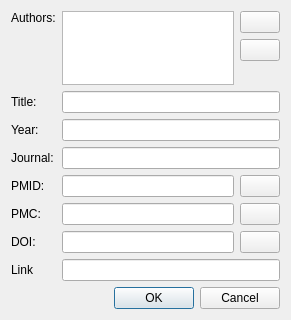
<?xml version="1.0" encoding="UTF-8"?>
<ui version="4.0">
 <class>ReferenceEditDialog</class>
 <widget class="QDialog" name="ReferenceEditDialog">
  <property name="geometry">
   <rect>
    <x>0</x>
    <y>0</y>
    <width>291</width>
    <height>320</height>
   </rect>
  </property>
  <property name="windowTitle">
   <string>Edit Reference</string>
  </property>
  <layout class="QVBoxLayout" name="verticalLayout_2">
   <item>
    <layout class="QGridLayout" name="gridLayout">
     <item row="0" column="0">
      <widget class="QLabel" name="label_authors">
       <property name="text">
        <string>Authors:</string>
       </property>
       <property name="alignment">
        <set>Qt::AlignLeading|Qt::AlignLeft|Qt::AlignTop</set>
       </property>
      </widget>
     </item>
     <item row="0" column="1">
      <widget class="ElementTableView" name="authorTableView">
       <property name="editTriggers">
        <set>QAbstractItemView::NoEditTriggers</set>
       </property>
       <attribute name="horizontalHeaderStretchLastSection">
        <bool>true</bool>
       </attribute>
       <attribute name="verticalHeaderVisible">
        <bool>false</bool>
       </attribute>
      </widget>
     </item>
     <item row="0" column="2">
      <layout class="QVBoxLayout" name="verticalLayout">
       <item>
        <widget class="QPushButton" name="addAuthorButton">
         <property name="text">
          <string/>
         </property>
         <property name="icon">
          <iconset resource="../../icons/icons.qrc">
           <normaloff>:/add_icon</normaloff>:/add_icon</iconset>
         </property>
        </widget>
       </item>
       <item>
        <widget class="QPushButton" name="removeAuthorButton">
         <property name="text">
          <string/>
         </property>
         <property name="icon">
          <iconset resource="../../icons/icons.qrc">
           <normaloff>:/remove_icon</normaloff>:/remove_icon</iconset>
         </property>
        </widget>
       </item>
       <item>
        <spacer name="verticalSpacer">
         <property name="orientation">
          <enum>Qt::Vertical</enum>
         </property>
         <property name="sizeHint" stdset="0">
          <size>
           <width>20</width>
           <height>40</height>
          </size>
         </property>
        </spacer>
       </item>
      </layout>
     </item>
     <item row="1" column="0">
      <widget class="QLabel" name="label_title">
       <property name="text">
        <string>Title:</string>
       </property>
      </widget>
     </item>
     <item row="1" column="1" colspan="2">
      <widget class="QLineEdit" name="titleInput"/>
     </item>
     <item row="2" column="0">
      <widget class="QLabel" name="label_year">
       <property name="text">
        <string>Year:</string>
       </property>
      </widget>
     </item>
     <item row="2" column="1" colspan="2">
      <widget class="QLineEdit" name="yearInput"/>
     </item>
     <item row="3" column="0">
      <widget class="QLabel" name="label_journal">
       <property name="text">
        <string>Journal:</string>
       </property>
      </widget>
     </item>
     <item row="3" column="1" colspan="2">
      <widget class="QLineEdit" name="journalInput"/>
     </item>
     <item row="4" column="0">
      <widget class="QLabel" name="label_pmid">
       <property name="text">
        <string>PMID:</string>
       </property>
      </widget>
     </item>
     <item row="4" column="1" colspan="2">
      <layout class="QHBoxLayout" name="horizontalLayout">
       <item>
        <widget class="QLineEdit" name="pmidInput"/>
       </item>
       <item>
        <widget class="QPushButton" name="searchPubmedButton">
         <property name="text">
          <string/>
         </property>
         <property name="icon">
          <iconset resource="../../icons/icons.qrc">
           <normaloff>:/search_icon</normaloff>:/search_icon</iconset>
         </property>
        </widget>
       </item>
      </layout>
     </item>
     <item row="5" column="0">
      <widget class="QLabel" name="label_pmc">
       <property name="text">
        <string>PMC:</string>
       </property>
      </widget>
     </item>
     <item row="5" column="1" colspan="2">
      <layout class="QHBoxLayout" name="horizontalLayout_2">
       <item>
        <widget class="QLineEdit" name="pmcInput"/>
       </item>
       <item>
        <widget class="QPushButton" name="searchPMCButton">
         <property name="text">
          <string/>
         </property>
         <property name="icon">
          <iconset resource="../../icons/icons.qrc">
           <normaloff>:/search_icon</normaloff>:/search_icon</iconset>
         </property>
        </widget>
       </item>
      </layout>
     </item>
     <item row="6" column="0">
      <widget class="QLabel" name="label_doi">
       <property name="text">
        <string>DOI:</string>
       </property>
      </widget>
     </item>
     <item row="6" column="1" colspan="2">
      <layout class="QHBoxLayout" name="horizontalLayout_3">
       <item>
        <widget class="QLineEdit" name="doiInput"/>
       </item>
       <item>
        <widget class="QPushButton" name="searchDOIButton">
         <property name="text">
          <string/>
         </property>
         <property name="icon">
          <iconset resource="../../icons/icons.qrc">
           <normaloff>:/search_icon</normaloff>:/search_icon</iconset>
         </property>
        </widget>
       </item>
      </layout>
     </item>
     <item row="7" column="0">
      <widget class="QLabel" name="label_link">
       <property name="text">
        <string>Link</string>
       </property>
      </widget>
     </item>
     <item row="7" column="1" colspan="2">
      <widget class="QLineEdit" name="linkInput"/>
     </item>
    </layout>
   </item>
   <item>
    <widget class="QDialogButtonBox" name="buttonBox">
     <property name="orientation">
      <enum>Qt::Horizontal</enum>
     </property>
     <property name="standardButtons">
      <set>QDialogButtonBox::Cancel|QDialogButtonBox::Ok</set>
     </property>
    </widget>
   </item>
  </layout>
 </widget>
 <customwidgets>
  <customwidget>
   <class>ElementTableView</class>
   <extends>QTableView</extends>
   <header>GEMEditor.widgets.views</header>
  </customwidget>
 </customwidgets>
 <tabstops>
  <tabstop>authorTableView</tabstop>
  <tabstop>yearInput</tabstop>
  <tabstop>journalInput</tabstop>
  <tabstop>pmidInput</tabstop>
  <tabstop>searchPubmedButton</tabstop>
  <tabstop>pmcInput</tabstop>
  <tabstop>searchPMCButton</tabstop>
  <tabstop>doiInput</tabstop>
  <tabstop>linkInput</tabstop>
  <tabstop>addAuthorButton</tabstop>
  <tabstop>removeAuthorButton</tabstop>
 </tabstops>
 <resources>
  <include location="../../icons/icons.qrc"/>
 </resources>
 <connections>
  <connection>
   <sender>buttonBox</sender>
   <signal>accepted()</signal>
   <receiver>ReferenceEditDialog</receiver>
   <slot>accept()</slot>
   <hints>
    <hint type="sourcelabel">
     <x>252</x>
     <y>307</y>
    </hint>
    <hint type="destinationlabel">
     <x>157</x>
     <y>274</y>
    </hint>
   </hints>
  </connection>
  <connection>
   <sender>buttonBox</sender>
   <signal>rejected()</signal>
   <receiver>ReferenceEditDialog</receiver>
   <slot>reject()</slot>
   <hints>
    <hint type="sourcelabel">
     <x>252</x>
     <y>307</y>
    </hint>
    <hint type="destinationlabel">
     <x>261</x>
     <y>274</y>
    </hint>
   </hints>
  </connection>
  <connection>
   <sender>titleInput</sender>
   <signal>textEdited(QString)</signal>
   <receiver>ReferenceEditDialog</receiver>
   <slot>activateButton()</slot>
   <hints>
    <hint type="sourcelabel">
     <x>251</x>
     <y>106</y>
    </hint>
    <hint type="destinationlabel">
     <x>261</x>
     <y>117</y>
    </hint>
   </hints>
  </connection>
  <connection>
   <sender>yearInput</sender>
   <signal>textEdited(QString)</signal>
   <receiver>ReferenceEditDialog</receiver>
   <slot>activateButton()</slot>
   <hints>
    <hint type="sourcelabel">
     <x>251</x>
     <y>132</y>
    </hint>
    <hint type="destinationlabel">
     <x>261</x>
     <y>145</y>
    </hint>
   </hints>
  </connection>
  <connection>
   <sender>journalInput</sender>
   <signal>textEdited(QString)</signal>
   <receiver>ReferenceEditDialog</receiver>
   <slot>activateButton()</slot>
   <hints>
    <hint type="sourcelabel">
     <x>251</x>
     <y>158</y>
    </hint>
    <hint type="destinationlabel">
     <x>261</x>
     <y>160</y>
    </hint>
   </hints>
  </connection>
  <connection>
   <sender>pmidInput</sender>
   <signal>textEdited(QString)</signal>
   <receiver>ReferenceEditDialog</receiver>
   <slot>activateButton()</slot>
   <hints>
    <hint type="sourcelabel">
     <x>212</x>
     <y>186</y>
    </hint>
    <hint type="destinationlabel">
     <x>261</x>
     <y>194</y>
    </hint>
   </hints>
  </connection>
  <connection>
   <sender>pmcInput</sender>
   <signal>textEdited(QString)</signal>
   <receiver>ReferenceEditDialog</receiver>
   <slot>activateButton()</slot>
   <hints>
    <hint type="sourcelabel">
     <x>212</x>
     <y>217</y>
    </hint>
    <hint type="destinationlabel">
     <x>261</x>
     <y>229</y>
    </hint>
   </hints>
  </connection>
  <connection>
   <sender>doiInput</sender>
   <signal>textEdited(QString)</signal>
   <receiver>ReferenceEditDialog</receiver>
   <slot>activateButton()</slot>
   <hints>
    <hint type="sourcelabel">
     <x>212</x>
     <y>248</y>
    </hint>
    <hint type="destinationlabel">
     <x>261</x>
     <y>246</y>
    </hint>
   </hints>
  </connection>
  <connection>
   <sender>linkInput</sender>
   <signal>textEdited(QString)</signal>
   <receiver>ReferenceEditDialog</receiver>
   <slot>activateButton()</slot>
   <hints>
    <hint type="sourcelabel">
     <x>251</x>
     <y>277</y>
    </hint>
    <hint type="destinationlabel">
     <x>261</x>
     <y>280</y>
    </hint>
   </hints>
  </connection>
  <connection>
   <sender>addAuthorButton</sender>
   <signal>clicked()</signal>
   <receiver>ReferenceEditDialog</receiver>
   <slot>addAuthor()</slot>
   <hints>
    <hint type="sourcelabel">
     <x>250</x>
     <y>33</y>
    </hint>
    <hint type="destinationlabel">
     <x>261</x>
     <y>25</y>
    </hint>
   </hints>
  </connection>
  <connection>
   <sender>removeAuthorButton</sender>
   <signal>clicked()</signal>
   <receiver>ReferenceEditDialog</receiver>
   <slot>deleteAuthor()</slot>
   <hints>
    <hint type="sourcelabel">
     <x>250</x>
     <y>62</y>
    </hint>
    <hint type="destinationlabel">
     <x>261</x>
     <y>50</y>
    </hint>
   </hints>
  </connection>
  <connection>
   <sender>searchPubmedButton</sender>
   <signal>clicked()</signal>
   <receiver>ReferenceEditDialog</receiver>
   <slot>getPmidInfo()</slot>
   <hints>
    <hint type="sourcelabel">
     <x>250</x>
     <y>188</y>
    </hint>
    <hint type="destinationlabel">
     <x>261</x>
     <y>218</y>
    </hint>
   </hints>
  </connection>
  <connection>
   <sender>searchPMCButton</sender>
   <signal>clicked()</signal>
   <receiver>ReferenceEditDialog</receiver>
   <slot>checkPMC()</slot>
   <hints>
    <hint type="sourcelabel">
     <x>250</x>
     <y>219</y>
    </hint>
    <hint type="destinationlabel">
     <x>261</x>
     <y>259</y>
    </hint>
   </hints>
  </connection>
  <connection>
   <sender>pmidInput</sender>
   <signal>textEdited(QString)</signal>
   <receiver>ReferenceEditDialog</receiver>
   <slot>checkPMID()</slot>
   <hints>
    <hint type="sourcelabel">
     <x>164</x>
     <y>186</y>
    </hint>
    <hint type="destinationlabel">
     <x>261</x>
     <y>83</y>
    </hint>
   </hints>
  </connection>
  <connection>
   <sender>pmcInput</sender>
   <signal>textEdited(QString)</signal>
   <receiver>ReferenceEditDialog</receiver>
   <slot>checkPMC()</slot>
   <hints>
    <hint type="sourcelabel">
     <x>212</x>
     <y>217</y>
    </hint>
    <hint type="destinationlabel">
     <x>261</x>
     <y>99</y>
    </hint>
   </hints>
  </connection>
  <connection>
   <sender>ReferenceEditDialog</sender>
   <signal>accepted()</signal>
   <receiver>ReferenceEditDialog</receiver>
   <slot>save_state()</slot>
   <hints>
    <hint type="sourcelabel">
     <x>158</x>
     <y>155</y>
    </hint>
    <hint type="destinationlabel">
     <x>158</x>
     <y>155</y>
    </hint>
   </hints>
  </connection>
  <connection>
   <sender>searchPMCButton</sender>
   <signal>clicked()</signal>
   <receiver>ReferenceEditDialog</receiver>
   <slot>getPmcInfo()</slot>
   <hints>
    <hint type="sourcelabel">
     <x>250</x>
     <y>219</y>
    </hint>
    <hint type="destinationlabel">
     <x>261</x>
     <y>233</y>
    </hint>
   </hints>
  </connection>
  <connection>
   <sender>searchDOIButton</sender>
   <signal>clicked()</signal>
   <receiver>ReferenceEditDialog</receiver>
   <slot>getDOIInfo()</slot>
   <hints>
    <hint type="sourcelabel">
     <x>231</x>
     <y>231</y>
    </hint>
    <hint type="destinationlabel">
     <x>43</x>
     <y>221</y>
    </hint>
   </hints>
  </connection>
  <connection>
   <sender>ReferenceEditDialog</sender>
   <signal>finished(int)</signal>
   <receiver>ReferenceEditDialog</receiver>
   <slot>save_dialog_geometry()</slot>
   <hints>
    <hint type="sourcelabel">
     <x>130</x>
     <y>158</y>
    </hint>
    <hint type="destinationlabel">
     <x>130</x>
     <y>158</y>
    </hint>
   </hints>
  </connection>
 </connections>
 <slots>
  <slot>activateButton()</slot>
  <slot>addAuthor()</slot>
  <slot>deleteAuthor()</slot>
  <slot>getPmidInfo()</slot>
  <slot>getPmcInfo()</slot>
  <slot>checkPMID()</slot>
  <slot>checkPMC()</slot>
  <slot>save_state()</slot>
  <slot>getDOIInfo()</slot>
  <slot>save_dialog_geometry()</slot>
 </slots>
</ui>
